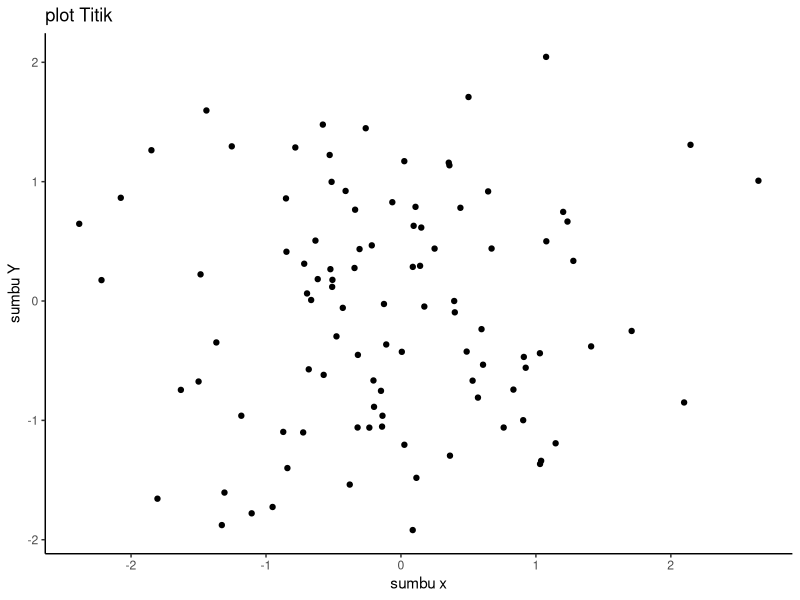
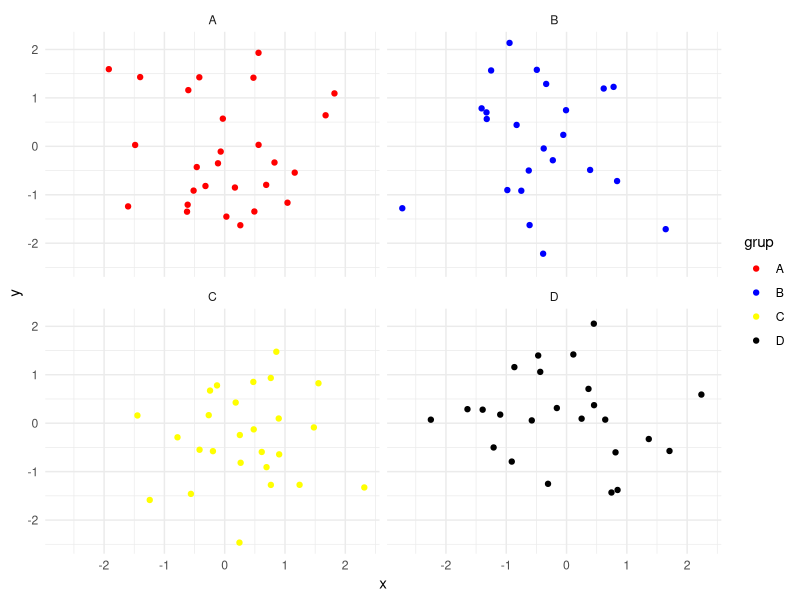
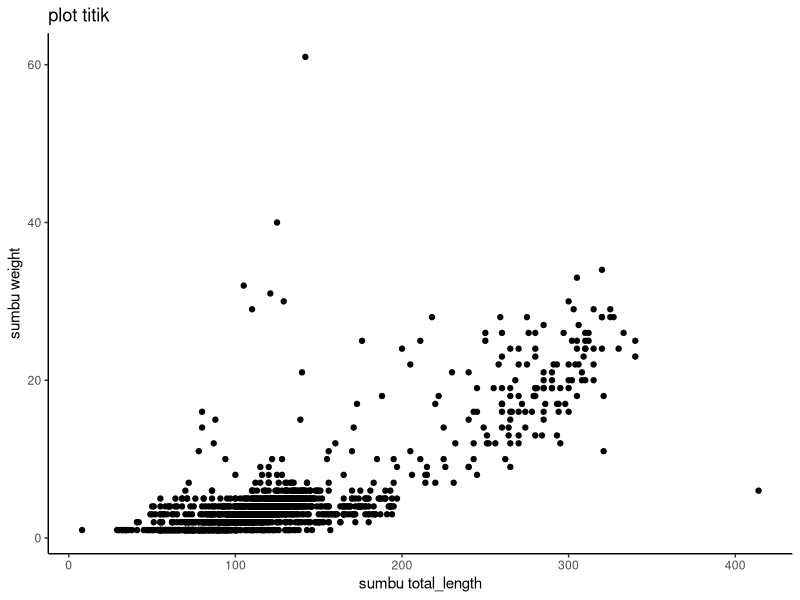
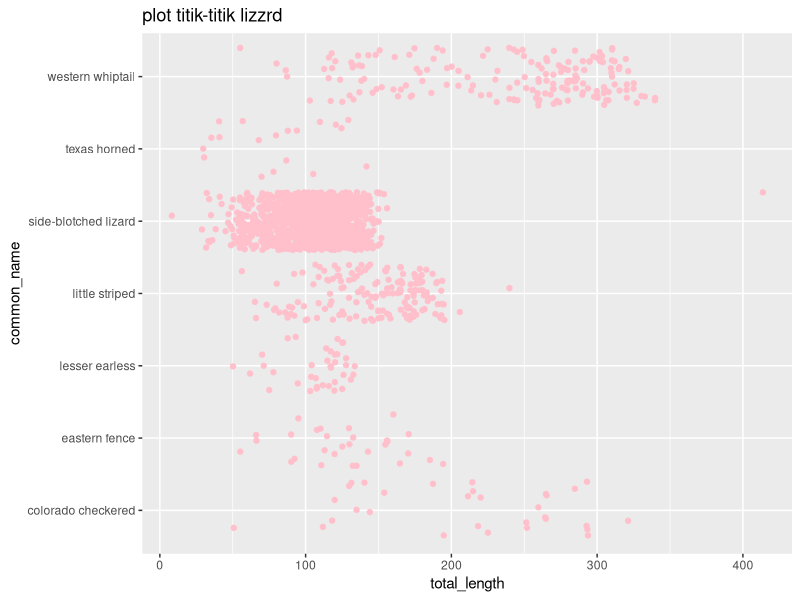
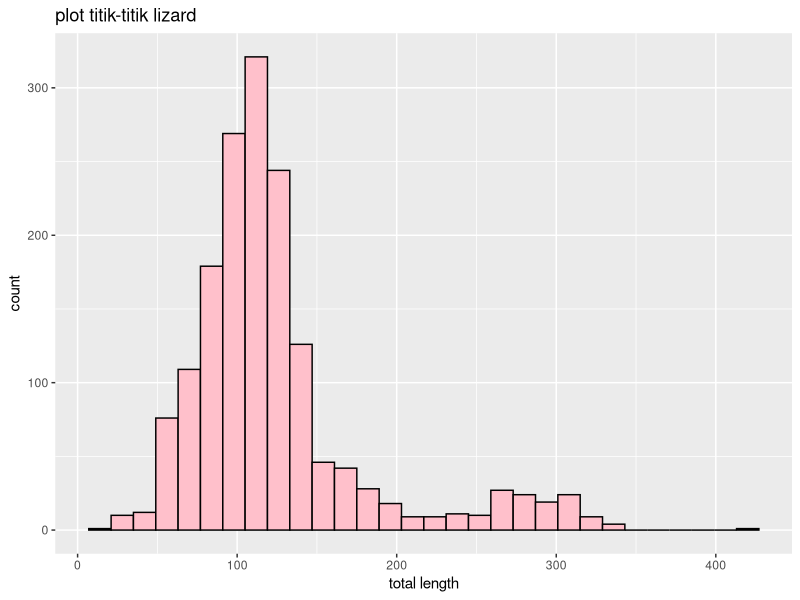
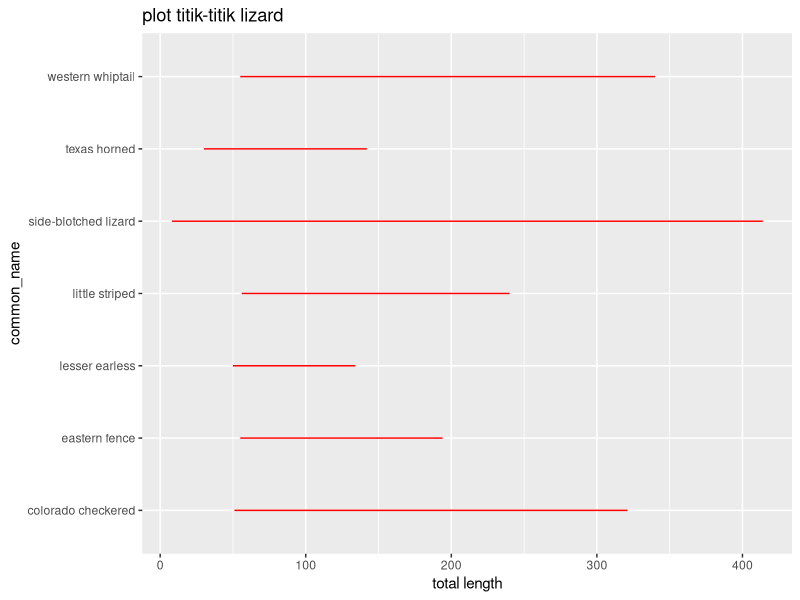
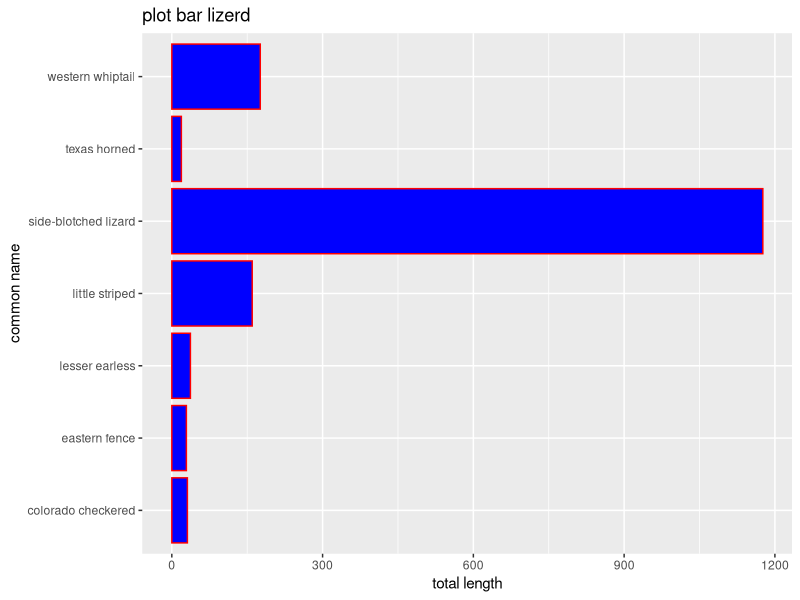
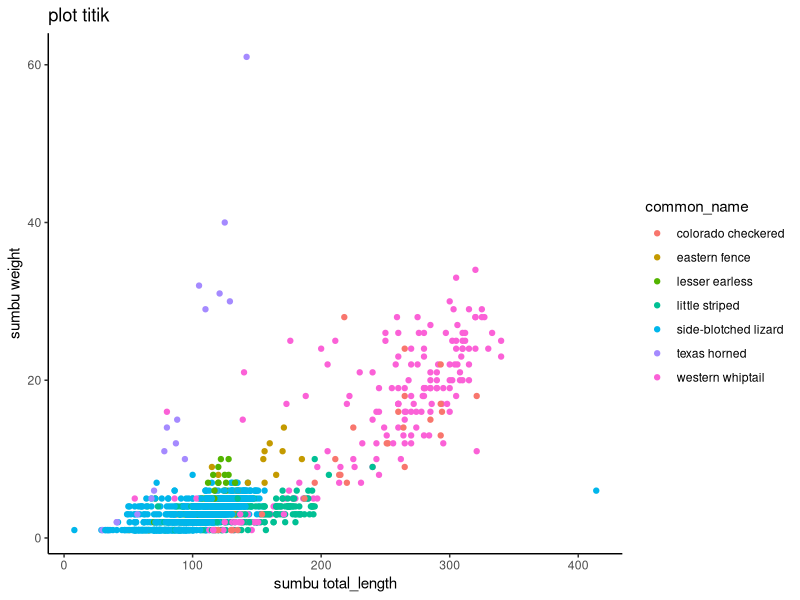

Reproduce these figures in R, in order.
## ---- chunk 1
library(ggplot2)
#buat data frame contoh 
data <- data.frame (x = rnorm(100), y = rnorm(100))
#buat plot titik
ggplot(data, aes(y = y, x = x))+
  geom_point()+
  labs(title = "plot Titik", x = "sumbu x", y = "sumbu Y")+
  theme_classic()
## ---- chunk 2
library(ggplot2)
#buat data frame contoh 
data <- data.frame (x = rnorm(100), y = rnorm(100), grup = sample(c("A", "B", "C", "D"), 100, replace = TRUE))
#buat plot titik dengan faceting
ggplot(data, aes(x = x, y = y, color =grup))+
  geom_point()+
  facet_wrap(~grup)+
  scale_color_manual(values = c("A" = "red", "B" = "blue", "C" = "yellow", "D" = "black"))+
  theme_minimal() 
## ---- chunk 3
library(readr)
lizard <- read.csv("lizards.csv")
View(lizard)
## ---- chunk 4
ggplot(lizard, aes(x = total_length, y = weight,))+
  geom_point(color="black")+
  labs(title = "plot titik", x = "sumbu total_length", y = "sumbu weight")+
  theme_classic()
## ---- chunk 5
ggplot(lizard, aes(x=total_length, y=common_name))+
  geom_jitter(color="pink")+
  labs (title = "plot titik-titik lizzrd", x="total_length",y="common_name")
## ---- chunk 6
ggplot(lizard,aes(x=total_length))+
  geom_histogram(color="black", fill="pink")+
labs(title = "plot titik-titik lizard",x="total length")
## ---- chunk 7
ggplot(lizard,aes(x=total_length,y=common_name))+
  geom_line(color="red")+
labs (title = "plot titik-titik lizard",x="total length",y="common_name")
## ---- chunk 8
ggplot(lizard,aes(y=common_name))+
  geom_bar(color="red", fill="blue")+
  labs(title = "plot bar lizerd",x="total length",y="common name")
## ---- chunk 9
ggplot(lizard, aes(x = total_length, y = weight,color=common_name))+
  geom_point()+
  labs(title = "plot titik", x = "sumbu total_length", y = "sumbu weight")+
  theme_classic()
## ---- chunk 10
ggplot(lizard, aes(x=total_length, y=common_name))+
  geom_jitter(color="purple", size=12)+
  labs (title = "plot titik-titik lizzrd", x="total_length",y="common_name")
## ---- chunk 11
ggplot(lizard, aes(x = total_length, y = weight,))+
  geom_point(color="green", shape=2)+
  labs(title = "plot titik", x = "sumbu total_length", y = "sumbu weight")+
  theme_classic()
## ---- chunk 12
knitr::opts_chunk$set(echo = TRUE)
